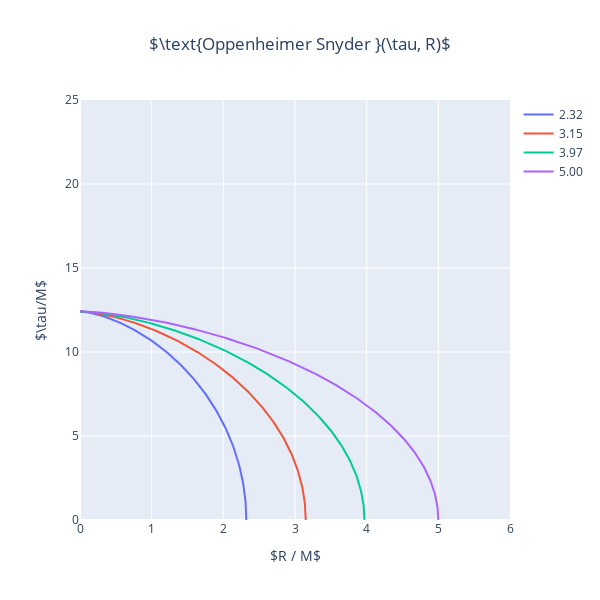

Here is the notebook cell this chart was saved with:
### Code cell
fig = go.Figure()


for r_0, r, t in zip(r_0s, rads, times):
    fig.add_trace(go.Scatter(x=r, y=t, mode='lines', name='{:.2f}'.format(r_0)))

fig.update_layout(
                  yaxis_range=[0,25],
                  xaxis_range=[0,6],
                  width=600,
                  height=600,
                  showlegend=True,
                  title_text=r'$\text{Oppenheimer Snyder }(\tau, R)$', 
                  title_x=0.5,
                  xaxis_title=r'$R / M$',
                  yaxis_title=r'$\tau/M$')
fig.show()

### Figure 1 — Plotly figure (JSON) as saved in the notebook; plotly's stock layout.template omitted (floating-point values rounded to 4 significant figures; data arrays with more than 128 entries replaced by an {"elided": "..."} marker saying what was removed)
{"data": [{"mode": "lines", "name": "2.32", "type": "scatter", "x": {"elided": "315 float values"}, "y": {"elided": "315 float values"}}, {"mode": "lines", "name": "3.15", "type": "scatter", "x": {"elided": "315 float values"}, "y": {"elided": "315 float values"}}, {"mode": "lines", "name": "3.97", "type": "scatter", "x": {"elided": "315 float values"}, "y": {"elided": "315 float values"}}, {"mode": "lines", "name": "5.00", "type": "scatter", "x": {"elided": "315 float values"}, "y": {"elided": "315 float values"}}], "layout": {"height": 600, "showlegend": true, "title": {"text": "$\\text{Oppenheimer Snyder }(\\tau, R)$", "x": 0.5}, "width": 600, "xaxis": {"range": [0, 6], "title": {"text": "$R / M$"}}, "yaxis": {"range": [0, 25], "title": {"text": "$\\tau/M$"}}}}
